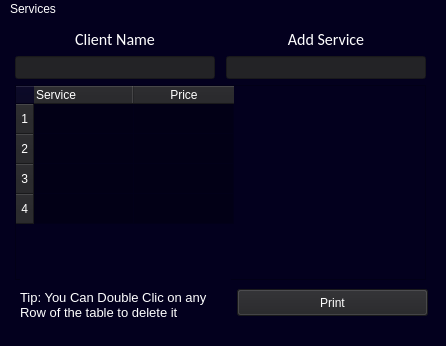
<?xml version="1.0" encoding="UTF-8"?>
<ui version="4.0">
 <class>MainWindow</class>
 <widget class="QMainWindow" name="MainWindow">
  <property name="geometry">
   <rect>
    <x>0</x>
    <y>0</y>
    <width>446</width>
    <height>346</height>
   </rect>
  </property>
  <property name="windowTitle">
   <string>MainWindow</string>
  </property>
  <property name="autoFillBackground">
   <bool>false</bool>
  </property>
  <property name="styleSheet">
   <string notr="true">QWidget{
background-color: rgb(3, 0, 30);
color:rgb(255, 255, 255);
}</string>
  </property>
  <widget class="QWidget" name="centralwidget">
   <widget class="QWidget" name="layoutWidget">
    <property name="geometry">
     <rect>
      <x>10</x>
      <y>10</y>
      <width>421</width>
      <height>251</height>
     </rect>
    </property>
    <layout class="QGridLayout" name="gridLayout" rowstretch="0,0,0" columnstretch="3,0">
     <item row="0" column="0">
      <widget class="QLabel" name="label">
       <property name="maximumSize">
        <size>
         <width>16777215</width>
         <height>22</height>
        </size>
       </property>
       <property name="font">
        <font>
         <family>Calibri</family>
         <pointsize>12</pointsize>
        </font>
       </property>
       <property name="text">
        <string>Client Name</string>
       </property>
       <property name="alignment">
        <set>Qt::AlignCenter</set>
       </property>
      </widget>
     </item>
     <item row="0" column="1">
      <widget class="QLabel" name="label_2">
       <property name="maximumSize">
        <size>
         <width>16777215</width>
         <height>22</height>
        </size>
       </property>
       <property name="font">
        <font>
         <family>Calibri</family>
         <pointsize>12</pointsize>
        </font>
       </property>
       <property name="styleSheet">
        <string notr="true"/>
       </property>
       <property name="text">
        <string>Add Service</string>
       </property>
       <property name="alignment">
        <set>Qt::AlignCenter</set>
       </property>
      </widget>
     </item>
     <item row="2" column="0" colspan="2">
      <widget class="QTableWidget" name="tableWidget">
       <property name="styleSheet">
        <string notr="true">QTableView::item:selected { color:white; background:#000000; font-weight:900; }
QTableCornerButton::section { background-color:#232326; }
QHeaderView::section { color:white; background-color:#232326; }
QTableView::item{
	background-color: qlineargradient(spread:pad, x1:1, y1:0, x2:1, y2:0, stop:0 rgba(0, 0, 0, 65), stop:1 rgba(255, 255, 255, 255));
}
        </string>
       </property>
       <property name="horizontalScrollBarPolicy">
        <enum>Qt::ScrollBarAlwaysOff</enum>
       </property>
       <property name="sizeAdjustPolicy">
        <enum>QAbstractScrollArea::AdjustToContentsOnFirstShow</enum>
       </property>
       <property name="alternatingRowColors">
        <bool>false</bool>
       </property>
       <property name="selectionBehavior">
        <enum>QAbstractItemView::SelectRows</enum>
       </property>
       <property name="wordWrap">
        <bool>false</bool>
       </property>
       <attribute name="horizontalHeaderStretchLastSection">
        <bool>false</bool>
       </attribute>
       <row>
        <property name="text">
         <string> 1 </string>
        </property>
       </row>
       <row>
        <property name="text">
         <string> 2</string>
        </property>
       </row>
       <row>
        <property name="text">
         <string> 3</string>
        </property>
       </row>
       <row>
        <property name="text">
         <string> 4</string>
        </property>
       </row>
       <column>
        <property name="text">
         <string>Service</string>
        </property>
        <property name="textAlignment">
         <set>AlignLeading|AlignVCenter</set>
        </property>
       </column>
       <column>
        <property name="text">
         <string>Price</string>
        </property>
       </column>
      </widget>
     </item>
     <item row="1" column="1">
      <widget class="QLineEdit" name="lineEdit">
       <property name="sizePolicy">
        <sizepolicy hsizetype="Maximum" vsizetype="Fixed">
         <horstretch>0</horstretch>
         <verstretch>0</verstretch>
        </sizepolicy>
       </property>
       <property name="maximumSize">
        <size>
         <width>200</width>
         <height>16777215</height>
        </size>
       </property>
       <property name="font">
        <font>
         <pointsize>10</pointsize>
        </font>
       </property>
       <property name="styleSheet">
        <string notr="true">background-color:#232326;
color:rgb(255, 255, 255);

</string>
       </property>
      </widget>
     </item>
     <item row="1" column="0">
      <widget class="QLineEdit" name="lineEdit_2">
       <property name="sizePolicy">
        <sizepolicy hsizetype="Maximum" vsizetype="Fixed">
         <horstretch>0</horstretch>
         <verstretch>0</verstretch>
        </sizepolicy>
       </property>
       <property name="maximumSize">
        <size>
         <width>200</width>
         <height>16777215</height>
        </size>
       </property>
       <property name="font">
        <font>
         <pointsize>10</pointsize>
        </font>
       </property>
       <property name="styleSheet">
        <string notr="true">background-color:#232326;
	color:rgb(255, 255, 255)</string>
       </property>
      </widget>
     </item>
    </layout>
   </widget>
   <widget class="QPushButton" name="pushButton">
    <property name="geometry">
     <rect>
      <x>237</x>
      <y>270</y>
      <width>191</width>
      <height>27</height>
     </rect>
    </property>
    <property name="styleSheet">
     <string notr="true">background-color:#232326;</string>
    </property>
    <property name="text">
     <string>Print</string>
    </property>
   </widget>
   <widget class="QLabel" name="label_3">
    <property name="geometry">
     <rect>
      <x>20</x>
      <y>260</y>
      <width>211</width>
      <height>51</height>
     </rect>
    </property>
    <property name="font">
     <font>
      <pointsize>10</pointsize>
     </font>
    </property>
    <property name="text">
     <string>Tip: You Can Double Clic on any Row of the table to delete it</string>
    </property>
    <property name="textFormat">
     <enum>Qt::AutoText</enum>
    </property>
    <property name="scaledContents">
     <bool>false</bool>
    </property>
    <property name="wordWrap">
     <bool>true</bool>
    </property>
   </widget>
  </widget>
  <widget class="QMenuBar" name="menubar">
   <property name="geometry">
    <rect>
     <x>0</x>
     <y>0</y>
     <width>446</width>
     <height>21</height>
    </rect>
   </property>
   <widget class="QMenu" name="menuServicios">
    <property name="title">
     <string>Services</string>
    </property>
    <addaction name="actionAdd_Service"/>
    <addaction name="actionCheck_Database"/>
   </widget>
   <addaction name="menuServicios"/>
  </widget>
  <widget class="QStatusBar" name="statusbar"/>
  <action name="actionAdd_Service">
   <property name="text">
    <string>Add Service to Database</string>
   </property>
  </action>
  <action name="actionCheck_Database">
   <property name="text">
    <string>Check Database</string>
   </property>
  </action>
 </widget>
 <tabstops>
  <tabstop>lineEdit_2</tabstop>
  <tabstop>lineEdit</tabstop>
  <tabstop>pushButton</tabstop>
  <tabstop>tableWidget</tabstop>
 </tabstops>
 <resources/>
 <connections/>
</ui>
